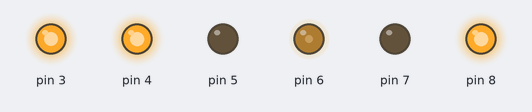
Bench run of a sketch on a simulated Arduino Uno, built with avr-gcc and run on an emulated ATmega328P. Parts: output pins drawn as LEDs (lit = HIGH).

Above: at 0.05 s.
At 3.05 s:
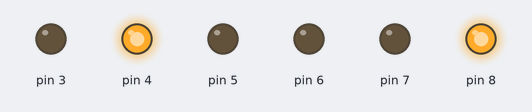
At 3.55 s:
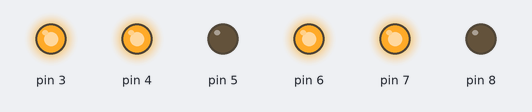
At 5.3 s:
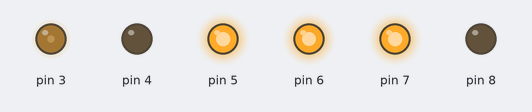
At 7.05 s:
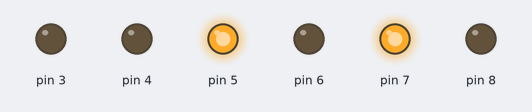
Timing chart, 0 to 9.2 s (numbered marks = the images above):
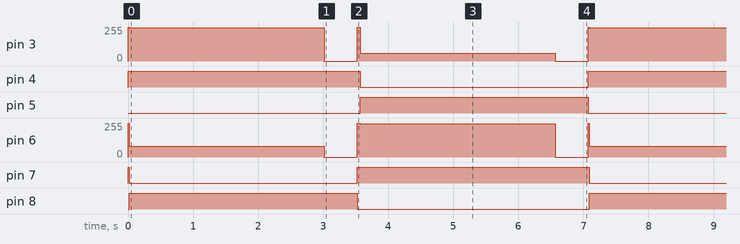

The sketch:

robot_3.ino
```cpp
int a;
void setup() {
for (a=3; a<9; a++) {
pinMode(a, OUTPUT);}
}

void loop() {
analogWrite(3,255);
digitalWrite(4,HIGH);
digitalWrite(5,LOW);
analogWrite(6,255);
digitalWrite(7,HIGH);
digitalWrite(8,LOW);
delay(20);
analogWrite(3,250);
digitalWrite(4,HIGH);
digitalWrite(5,LOW);
analogWrite(6,80);
digitalWrite(8,HIGH);
digitalWrite(7,LOW);
delay(3000);
analogWrite(3,0);
analogWrite(6,0);
delay(500);
analogWrite(3,255);
digitalWrite(4,HIGH);
digitalWrite(5,LOW);
analogWrite(6,255);
digitalWrite(7,HIGH);
digitalWrite(8,LOW);
delay(50);
analogWrite(3,60);
digitalWrite(5,HIGH);
digitalWrite(4,LOW);
analogWrite(6,250);
digitalWrite(7,HIGH);
digitalWrite(8,LOW);
delay(3000);
analogWrite(3,0);
analogWrite(6,0);
delay(500);
}
```

Measured:
- by itself, pin 3: repeats every 7.1 s: 250/255 3.0 s, 0/255 0.50 s, 255/255 0.05 s, 60/255 3.0 s, 0/255 0.50 s, 255/255 0.02 s
- by itself, pin 4: alternates HIGH for 3.6 s and LOW for 3.5 s
- by itself, pin 5, pin 8: alternates HIGH for 3.5 s and LOW for 3.6 s
- by itself, pin 6: repeats every 7.1 s: 80/255 3.0 s, 0/255 0.50 s, 255/255 0.05 s, 250/255 3.0 s, 0/255 0.50 s, 255/255 0.02 s
- by itself, pin 7: repeats every 7.1 s: LOW 3.5 s, HIGH 3.6 s
